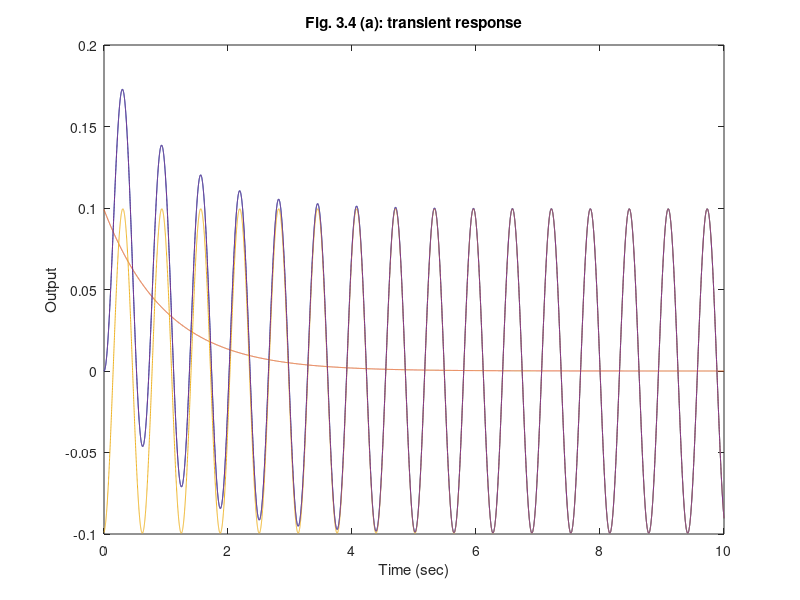

The MATLAB script that drew this image: (Note: this script raises an error after producing the figure.)
%  Figure 3.4      Feedback Control of Dynamic Systems, 6e
%                        Franklin, Powell, Emami
% script to generate Fig. 3.4
%% fig3_04.m    Example 3.5
clf;
k=1;
num=1;                        % form numerator
den=[1 k];                    % form denominator
% sinusoidal input signal
deltaT = 0.001;
t=0:deltaT:10;                % form time vector
u=sin(10*(t));                % form input
sys=tf(num,den);              % form system
[y]=lsim(sys,u,t);            % linear simulation
% plot response
figure();
plot(t,y);
xlabel('Time (sec)');
ylabel('Output');
title('Fig. 3.4 (a): transient response');
pause;
hold on;
y1=(10/101)*exp(-t);
phi=atan(-10);
y2=(1/sqrt(101))*sin(10*t+phi);
plot(t,y1,t,y2,t,y1+y2);
% grid
nicegrid
hold off;
pause;
figure();
ii=[9001:10001];
plot(t(ii),y(ii),t(ii),u(ii));
xlabel('Time (sec)');
ylabel('Output, input');
title('Fig. 3.4 (b): Steady-state response');
text(9.4,0.65,'u(t)');
text(9.24,0.12,'y(t)');
% grid
nicegrid
